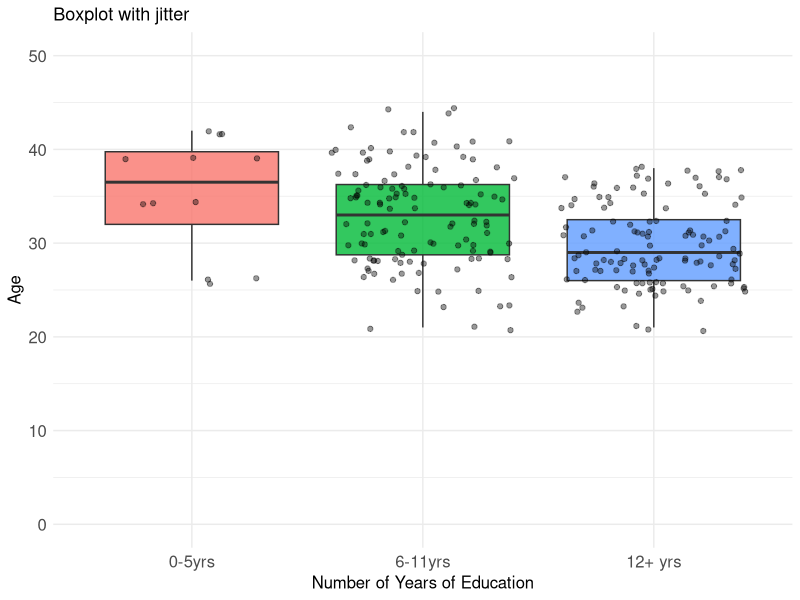

Write the R code that produced this figure.
## ---- chunk 1
knitr::opts_chunk$set(echo = FALSE,
                      warning = FALSE,
                      tidy = FALSE,
                      message = FALSE,
                      fig.align = 'center',
                      out.width = "100%")
options(knitr.table.format = "html") 
## ---- chunk 2
library(ggplot2)
library(dplyr)
library(forcats)
data("infert")
## ---- chunk 3
ggplot(infert, aes(education, age)) +
  geom_boxplot(aes(fill=education), alpha=0.8, show.legend = FALSE) + 
  geom_jitter(, alpha=0.4, show.legend = FALSE) + 
  xlab('Number of Years of Education') + ylab('Age') + 
  theme_minimal() + ylim(0,50) + ggtitle('Boxplot with jitter') + 
  theme(axis.text=element_text(size=12), axis.title = element_text(size=12), 
        legend.text = element_text(size=12), legend.title = element_text(size=12),
        plot.title = element_text(size=13))

sampleData <- infert 
## ---- chunk 4
library(kableExtra)
library(dplyr)
infoCard <- data.frame(title = c('About \r\n\r\n', 
                     'Common usage \r\n\r\n', 
                     'Number of / \r\nType of Variables \r\n\r\n', 
                     'R Package \r\n\r\n', 
                     'R Function'),
           info = c('A boxplot is a visual representation of the statistical five numbers summary of a continuous variable (minimum, first quartile, median, third quartile and maximum). It depicts the centering, spread and distribution of the data. Jittering allows clearer visualization of spread of actual data points collected. <br<br><br>', 
                    'Visualizing differences among different groups <br<br><br>',
                    '1 numeric <br> 1 per numeric and categorical <br<br><br>', 
                    'ggplot2<br<br><br>',
                    'geom_boxplot, geom_jitter'))
infoCard %>% mutate(title = cell_spec(title, color = "#E7699E", bold = T)) %>% kable(col.names = c('',''), align = 'l', escape=FALSE, booktabs=TRUE, format='html') %>% column_spec(column=1, width = '4.5cm') %>% 
  column_spec(column=2, width = '13cm')
